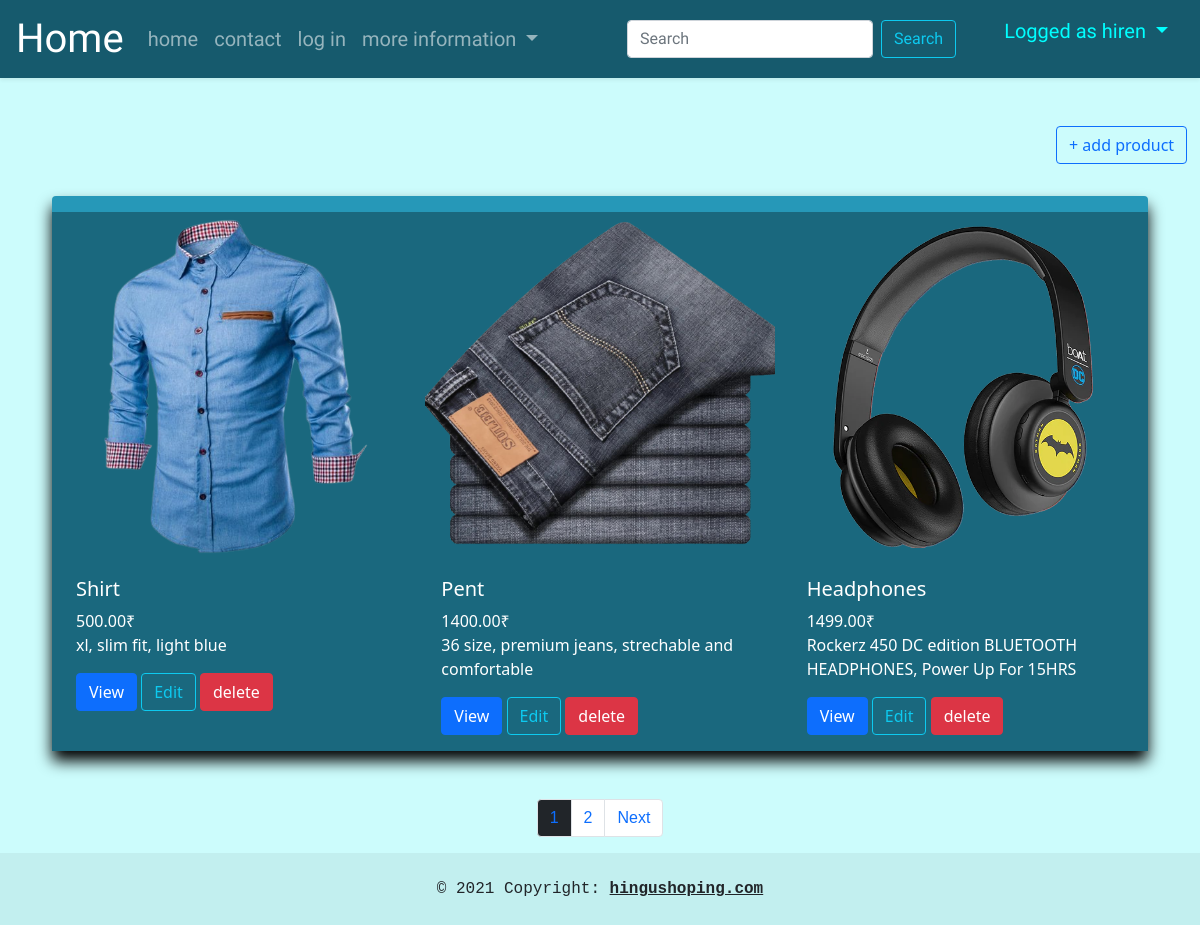
Page /products/ (signed in) on the committed database.
### app1/models.py (models this page shows, shortened)
class Signup(models.Model):
    name = models.CharField(max_length=100)
    mail = models.EmailField(max_length=254)
    phone = models.IntegerField(default=0)
    pswd = models.CharField(max_length=50)
    vendor = models.BooleanField(verbose_name=("Is a vendor"),default=False)
    def __str__(self):
        return self.name

class Product(models.Model):
    name = models.CharField(max_length=10,default="")
    price = models.DecimalField(max_digits=12,decimal_places=2,default=0)
    des = models.TextField(max_length=300,default="")
    image = models.ImageField(upload_to='images/products')
    review = models.TextField(max_length=350)

### app1/views.py (the view)
# urls.py: path('products/',products,name="products_url"),
def products(request):
    if 'id' not in request.session.keys():
        messages.info(request, "you have to login first!!")
        return redirect('/signin/')
    data = search_view(request)
    pro = Product.objects.all()
    pag_provider = Paginator(pro,3)
    page_number = request.GET.get('page')
    pro_final = pag_provider.get_page(page_number)
    if 'id' in request.session.keys():
        is_a_vendor = Signup.objects.get(id=request.session['id'])
    return render(request,'products_list_view.html',{'q':pro_final , 'data' : data, 'is_a_vendor': is_a_vendor.vendor})

### app1/templatetags/base1_tags.py (called while the page is built)
@register.simple_tag
def user_details(request):
    user = views.user_details_view(request)
    return user

### app1/views.py (called while the page is built)
def search_view(request):
    if request.method == 'GET':
        q = request.GET.get('search')
    else:
        q = None
    if q:
        res = Product.objects.all()
        res = Product.objects.filter(Q(name__icontains = q)| Q(des__icontains = q) | Q(price__icontains = q))
        data = res
    else:
        data = None
    return {'res':data,'ask':q}

def user_details_view(request):
    if 'id' in request.session.keys():
        try:
            user = Signup.objects.get(id = request.session['id'])
            return user
        except:
            pass
    return ""

### app1/templates/products_list_view.html (shortened to what this page needs)
{% extends 'base1.html' %}
    {% block css %} {% load static %}<link rel="stylesheet" href='{% static "css/product_list_style.css" %}'> {% endblock %}
    {% block content %}
    {% for i in q %}
        {% if forloop.counter < 2 %}
            {% if is_a_vendor %}
                <a href="{% url 'add_product' %}" class="btn btn-outline-primary " style="margin-left:88%;">+ add product</a>
            {% endif %}
        {% endif %}
    {% endfor %}
    <div class="album py-5 " style="color:white; max-width:90vw;margin: 0 auto">
        <div class="row row-cols-1 row-cols-sm-2 row-cols-md-3 g-3 rounded" style="background-color: #2698b8;box-shadow: 0px 10px 15px black">
        {% for i in q %}
        <div class="col" style="background-color:#1a687e;color:white" >
            <a href="{% url 'product_url' i.id %}">
                <img src="{{i.image.url}}" class="card-img-top" alt="{{i.name}}"></a>
            <div class="card-body">
                <h5 class="card-title">{{i.name}}</h5>
                <p class="card-text">{{i.price}}&#8377; <br>{{i.des}}</p>
                <a href="{% url 'product_url' i.id %}" class="btn btn-primary">View</a>
                {% if is_a_vendor %}
                <a href="{% url 'edit_product' i.id %}" class="btn btn-outline-info">Edit</a>
                <a href="{% url 'delete_product' i.id %}" class="btn btn-danger">delete</a>
                {% endif %}
            </div>
        </div>
        {% endfor %}
    </div>
    </div>
    {% block pages %}
    <div class="row d-flex  ">
    <nav aria-label="Page navigation example ">
            <ul class="pagination justify-content-center" style="font-family:sans-serif ;">
                <li class="page-item"><a class="page-link bg-dark" href="?page={{q.number}}">{{q.number}}</a></li>
                {% if q.has_next %}
                <li class="page-item"><a class="page-link" href="?page={{q.next_page_number}}">{{q.next_page_number}}</a></li>
                <li class="page-item"><a class="page-link" href="?page={{q.next_page_number}}">Next</a></li>
                {% endif %}
            </ul>
        </nav>
    </div>
        {% endblock pages %}
        {% endblock %}

### templates/base1.html (shortened to what this page needs)
{% load base1_tags %}
<!DOCTYPE html>
<html lang="en">
<head>
    <link href="https://cdn.jsdelivr.net/npm/bootstrap@5.0.2/dist/css/bootstrap.min.css" rel="stylesheet">
    {% load static %}
    <link rel="stylesheet" href="{% static 'css/navbar_style.css' %} ">
    {% block css %}
    {% endblock %}
  </head>
<body onload="navactive()" style="background-color:#ccfcfc">
    <nav class="navbar navbar-expand-lg  navbar-dark shadow-sm p-1 mb-5" style="background-color:#165a6d;">
        <div class="container-fluid">
          <a class="navbar-brand" href="{% url 'home' %}" style="font-size: 40px;">Home</a>
          <div class="collapse navbar-collapse" id="navbarSupportedContent">
            <ul class="navbar-nav me-auto mb-2 mb-lg-0" id="navbarlist">
              <li class="nav-item">
                <a class="nav-link" aria-current="page" href="{% url 'home' %}" home >home</a>
              </li>
              <li class="nav-item">
                <a class="nav-link" href="{% url 'contact' %}" contact>contact</a>
              </li>
              <li class="nav-item ">
                <a class="nav-link " href="{% url 'signin' %}" signin >log in</a>
              </li>
              <li class="nav-item dropdown">
                <a class="nav-link dropdown-toggle"  id="navbarDropdown" role="button" data-bs-toggle="dropdown" aria-expanded="false" moreinfo >
                  more information
                </a>
              </li>
            </ul>
            <form class="d-flex" id="search_form" role="search" method="get" >
              <input class="form-control me-2" type="search" name="search" placeholder="Search" aria-label="Search">
              <button class="btn btn-outline-info" type="submit">Search</button>
            </form>
            <ul>
              <li class="nav-item dropdown" style="list-style: none;">
                <a class="nav-link dropdown-toggle " style="color:aqua;" id="navbarDropdown" role="button" data-bs-toggle="dropdown" aria-expanded="false" moreinfo >
                  Logged as {% user_details request %}
                </a>
              </li>
            </ul>
          </div>
        </div>
      </nav>
    {% block content %}{% endblock  %}
      <footer>
        <div class="text-center p-4" style="background-color: rgba(0, 0, 0, 0.05);font-family:'Courier New', Courier, monospace">
          © 2021 Copyright:
          <a class="text-reset fw-bold" href="{% url 'home' %}">hingushoping.com</a>
        </div>
      </footer>
    </body>
    </html>

### static/css/navbar_style.css (style rules this page uses)
nav { font-family: "Yellowtail", cursive; }
.nav-link,.dropdown-item { font-size: 20px; }
.d-flex { font-family: 'Comfortaa' , cursive; }

### rows in the picture
Signup: name "hiren"
Product: image (picture), name "Shirt", price "500.00", des "xl, slim fit, light blue"
Product: image (picture), name "Pent", price "1400.00", des "36 size, premium jeans, strechable and comfortable"
Product: image (picture), name "Headphones", price "1499.00", des "Rockerz 450 DC edition BLUETOOTH HEADPHONES, Power Up For 15HRS"

### other values in the picture
{{ q.number }} "1"
{{ q.next_page_number }} "2"
